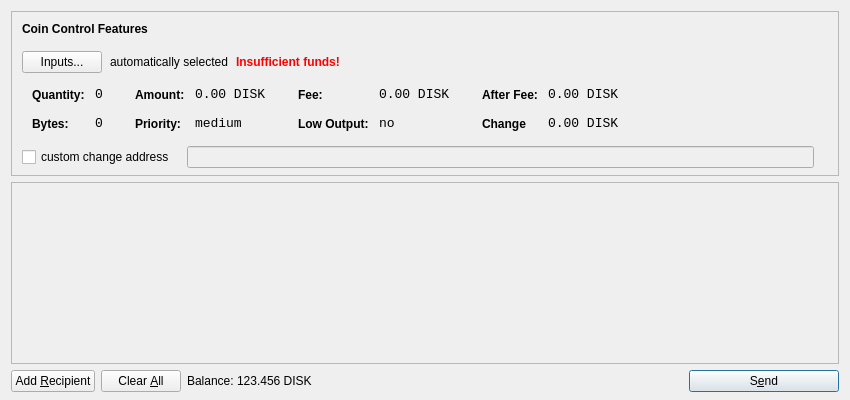
<?xml version="1.0" encoding="UTF-8"?>
<ui version="4.0">
 <class>SendCoinsDialog</class>
 <widget class="QDialog" name="SendCoinsDialog">
  <property name="geometry">
   <rect>
    <x>0</x>
    <y>0</y>
    <width>850</width>
    <height>400</height>
   </rect>
  </property>
  <property name="windowTitle">
   <string>Send Coins</string>
  </property>
  <layout class="QVBoxLayout" name="verticalLayout" stretch="0,1,0">
   <property name="bottomMargin">
    <number>8</number>
   </property>
   <item>
    <widget class="QFrame" name="frameCoinControl">
     <property name="sizePolicy">
      <sizepolicy hsizetype="Expanding" vsizetype="Expanding">
       <horstretch>0</horstretch>
       <verstretch>0</verstretch>
      </sizepolicy>
     </property>
     <property name="maximumSize">
      <size>
       <width>16777215</width>
       <height>16777215</height>
      </size>
     </property>
     <property name="frameShape">
      <enum>QFrame::StyledPanel</enum>
     </property>
     <property name="frameShadow">
      <enum>QFrame::Sunken</enum>
     </property>
     <layout class="QVBoxLayout" name="verticalLayoutCoinControl2">
      <property name="spacing">
       <number>6</number>
      </property>
      <property name="leftMargin">
       <number>0</number>
      </property>
      <property name="topMargin">
       <number>0</number>
      </property>
      <property name="rightMargin">
       <number>0</number>
      </property>
      <property name="bottomMargin">
       <number>6</number>
      </property>
      <item>
       <layout class="QVBoxLayout" name="verticalLayoutCoinControl" stretch="0,0,0,0,1">
        <property name="spacing">
         <number>0</number>
        </property>
        <property name="leftMargin">
         <number>10</number>
        </property>
        <property name="topMargin">
         <number>10</number>
        </property>
        <item>
         <layout class="QHBoxLayout" name="horizontalLayoutCoinControl1">
          <property name="bottomMargin">
           <number>15</number>
          </property>
          <item>
           <widget class="QLabel" name="labelCoinControlFeatures">
            <property name="sizePolicy">
             <sizepolicy hsizetype="Preferred" vsizetype="Maximum">
              <horstretch>0</horstretch>
              <verstretch>0</verstretch>
             </sizepolicy>
            </property>
            <property name="font">
             <font>
              <weight>75</weight>
              <bold>true</bold>
             </font>
            </property>
            <property name="styleSheet">
             <string notr="true">font-weight:bold;</string>
            </property>
            <property name="text">
             <string>Coin Control Features</string>
            </property>
           </widget>
          </item>
         </layout>
        </item>
        <item>
         <layout class="QHBoxLayout" name="horizontalLayoutCoinControl2" stretch="0,0,0,0">
          <property name="spacing">
           <number>8</number>
          </property>
          <property name="bottomMargin">
           <number>10</number>
          </property>
          <item>
           <widget class="QPushButton" name="pushButtonCoinControl">
            <property name="styleSheet">
             <string notr="true"/>
            </property>
            <property name="text">
             <string>Inputs...</string>
            </property>
           </widget>
          </item>
          <item>
           <widget class="QLabel" name="labelCoinControlAutomaticallySelected">
            <property name="text">
             <string>automatically selected</string>
            </property>
            <property name="margin">
             <number>5</number>
            </property>
           </widget>
          </item>
          <item>
           <widget class="QLabel" name="labelCoinControlInsuffFunds">
            <property name="font">
             <font>
              <weight>75</weight>
              <bold>true</bold>
             </font>
            </property>
            <property name="styleSheet">
             <string notr="true">color:red;font-weight:bold;</string>
            </property>
            <property name="text">
             <string>Insufficient funds!</string>
            </property>
            <property name="margin">
             <number>5</number>
            </property>
           </widget>
          </item>
          <item>
           <spacer name="horizontalSpacerCoinControl">
            <property name="orientation">
             <enum>Qt::Horizontal</enum>
            </property>
            <property name="sizeHint" stdset="0">
             <size>
              <width>40</width>
              <height>1</height>
             </size>
            </property>
           </spacer>
          </item>
         </layout>
        </item>
        <item>
         <widget class="QWidget" name="widgetCoinControl" native="true">
          <property name="sizePolicy">
           <sizepolicy hsizetype="Preferred" vsizetype="Preferred">
            <horstretch>0</horstretch>
            <verstretch>0</verstretch>
           </sizepolicy>
          </property>
          <property name="minimumSize">
           <size>
            <width>0</width>
            <height>0</height>
           </size>
          </property>
          <property name="styleSheet">
           <string notr="true"/>
          </property>
          <layout class="QHBoxLayout" name="horizontalLayoutCoinControl5">
           <property name="margin">
            <number>0</number>
           </property>
           <item>
            <layout class="QHBoxLayout" name="horizontalLayoutCoinControl3" stretch="0,0,0,1">
             <property name="spacing">
              <number>20</number>
             </property>
             <property name="topMargin">
              <number>0</number>
             </property>
             <property name="bottomMargin">
              <number>10</number>
             </property>
             <item>
              <layout class="QFormLayout" name="formLayoutCoinControl1">
               <property name="horizontalSpacing">
                <number>10</number>
               </property>
               <property name="verticalSpacing">
                <number>14</number>
               </property>
               <property name="leftMargin">
                <number>10</number>
               </property>
               <property name="topMargin">
                <number>4</number>
               </property>
               <property name="rightMargin">
                <number>6</number>
               </property>
               <item row="0" column="0">
                <widget class="QLabel" name="labelCoinControlQuantityText">
                 <property name="styleSheet">
                  <string notr="true">font-weight:bold;</string>
                 </property>
                 <property name="text">
                  <string>Quantity:</string>
                 </property>
                 <property name="margin">
                  <number>0</number>
                 </property>
                </widget>
               </item>
               <item row="0" column="1">
                <widget class="QLabel" name="labelCoinControlQuantity">
                 <property name="font">
                  <font>
                   <family>Monospace</family>
                   <pointsize>10</pointsize>
                  </font>
                 </property>
                 <property name="cursor">
                  <cursorShape>IBeamCursor</cursorShape>
                 </property>
                 <property name="contextMenuPolicy">
                  <enum>Qt::ActionsContextMenu</enum>
                 </property>
                 <property name="text">
                  <string>0</string>
                 </property>
                 <property name="margin">
                  <number>0</number>
                 </property>
                 <property name="textInteractionFlags">
                  <set>Qt::LinksAccessibleByMouse|Qt::TextSelectableByKeyboard|Qt::TextSelectableByMouse</set>
                 </property>
                </widget>
               </item>
               <item row="1" column="0">
                <widget class="QLabel" name="labelCoinControlBytesText">
                 <property name="styleSheet">
                  <string notr="true">font-weight:bold;</string>
                 </property>
                 <property name="text">
                  <string>Bytes:</string>
                 </property>
                </widget>
               </item>
               <item row="1" column="1">
                <widget class="QLabel" name="labelCoinControlBytes">
                 <property name="font">
                  <font>
                   <family>Monospace</family>
                   <pointsize>10</pointsize>
                  </font>
                 </property>
                 <property name="cursor">
                  <cursorShape>IBeamCursor</cursorShape>
                 </property>
                 <property name="contextMenuPolicy">
                  <enum>Qt::ActionsContextMenu</enum>
                 </property>
                 <property name="text">
                  <string>0</string>
                 </property>
                 <property name="textInteractionFlags">
                  <set>Qt::LinksAccessibleByMouse|Qt::TextSelectableByKeyboard|Qt::TextSelectableByMouse</set>
                 </property>
                </widget>
               </item>
              </layout>
             </item>
             <item>
              <layout class="QFormLayout" name="formLayoutCoinControl2">
               <property name="horizontalSpacing">
                <number>10</number>
               </property>
               <property name="verticalSpacing">
                <number>14</number>
               </property>
               <property name="leftMargin">
                <number>6</number>
               </property>
               <property name="topMargin">
                <number>4</number>
               </property>
               <property name="rightMargin">
                <number>6</number>
               </property>
               <item row="0" column="0">
                <widget class="QLabel" name="labelCoinControlAmountText">
                 <property name="styleSheet">
                  <string notr="true">font-weight:bold;</string>
                 </property>
                 <property name="text">
                  <string>Amount:</string>
                 </property>
                 <property name="margin">
                  <number>0</number>
                 </property>
                </widget>
               </item>
               <item row="0" column="1">
                <widget class="QLabel" name="labelCoinControlAmount">
                 <property name="font">
                  <font>
                   <family>Monospace</family>
                   <pointsize>10</pointsize>
                  </font>
                 </property>
                 <property name="cursor">
                  <cursorShape>IBeamCursor</cursorShape>
                 </property>
                 <property name="contextMenuPolicy">
                  <enum>Qt::ActionsContextMenu</enum>
                 </property>
                 <property name="text">
                  <string>0.00 DISK</string>
                 </property>
                 <property name="textInteractionFlags">
                  <set>Qt::LinksAccessibleByMouse|Qt::TextSelectableByKeyboard|Qt::TextSelectableByMouse</set>
                 </property>
                </widget>
               </item>
               <item row="1" column="0">
                <widget class="QLabel" name="labelCoinControlPriorityText">
                 <property name="styleSheet">
                  <string notr="true">font-weight:bold;</string>
                 </property>
                 <property name="text">
                  <string>Priority:</string>
                 </property>
                </widget>
               </item>
               <item row="1" column="1">
                <widget class="QLabel" name="labelCoinControlPriority">
                 <property name="font">
                  <font>
                   <family>Monospace</family>
                   <pointsize>10</pointsize>
                  </font>
                 </property>
                 <property name="cursor">
                  <cursorShape>IBeamCursor</cursorShape>
                 </property>
                 <property name="contextMenuPolicy">
                  <enum>Qt::ActionsContextMenu</enum>
                 </property>
                 <property name="text">
                  <string>medium</string>
                 </property>
                 <property name="textInteractionFlags">
                  <set>Qt::LinksAccessibleByMouse|Qt::TextSelectableByKeyboard|Qt::TextSelectableByMouse</set>
                 </property>
                </widget>
               </item>
              </layout>
             </item>
             <item>
              <layout class="QFormLayout" name="formLayoutCoinControl3">
               <property name="horizontalSpacing">
                <number>10</number>
               </property>
               <property name="verticalSpacing">
                <number>14</number>
               </property>
               <property name="leftMargin">
                <number>6</number>
               </property>
               <property name="topMargin">
                <number>4</number>
               </property>
               <property name="rightMargin">
                <number>6</number>
               </property>
               <item row="0" column="0">
                <widget class="QLabel" name="labelCoinControlFeeText">
                 <property name="styleSheet">
                  <string notr="true">font-weight:bold;</string>
                 </property>
                 <property name="text">
                  <string>Fee:</string>
                 </property>
                 <property name="margin">
                  <number>0</number>
                 </property>
                </widget>
               </item>
               <item row="0" column="1">
                <widget class="QLabel" name="labelCoinControlFee">
                 <property name="font">
                  <font>
                   <family>Monospace</family>
                   <pointsize>10</pointsize>
                  </font>
                 </property>
                 <property name="cursor">
                  <cursorShape>IBeamCursor</cursorShape>
                 </property>
                 <property name="contextMenuPolicy">
                  <enum>Qt::ActionsContextMenu</enum>
                 </property>
                 <property name="text">
                  <string>0.00 DISK</string>
                 </property>
                 <property name="textInteractionFlags">
                  <set>Qt::LinksAccessibleByMouse|Qt::TextSelectableByKeyboard|Qt::TextSelectableByMouse</set>
                 </property>
                </widget>
               </item>
               <item row="1" column="0">
                <widget class="QLabel" name="labelCoinControlLowOutputText">
                 <property name="styleSheet">
                  <string notr="true">font-weight:bold;</string>
                 </property>
                 <property name="text">
                  <string>Low Output:</string>
                 </property>
                </widget>
               </item>
               <item row="1" column="1">
                <widget class="QLabel" name="labelCoinControlLowOutput">
                 <property name="font">
                  <font>
                   <family>Monospace</family>
                   <pointsize>10</pointsize>
                  </font>
                 </property>
                 <property name="cursor">
                  <cursorShape>IBeamCursor</cursorShape>
                 </property>
                 <property name="contextMenuPolicy">
                  <enum>Qt::ActionsContextMenu</enum>
                 </property>
                 <property name="text">
                  <string>no</string>
                 </property>
                 <property name="textInteractionFlags">
                  <set>Qt::LinksAccessibleByMouse|Qt::TextSelectableByKeyboard|Qt::TextSelectableByMouse</set>
                 </property>
                </widget>
               </item>
              </layout>
             </item>
             <item>
              <layout class="QFormLayout" name="formLayoutCoinControl4">
               <property name="horizontalSpacing">
                <number>10</number>
               </property>
               <property name="verticalSpacing">
                <number>14</number>
               </property>
               <property name="leftMargin">
                <number>6</number>
               </property>
               <property name="topMargin">
                <number>4</number>
               </property>
               <property name="rightMargin">
                <number>6</number>
               </property>
               <item row="0" column="0">
                <widget class="QLabel" name="labelCoinControlAfterFeeText">
                 <property name="styleSheet">
                  <string notr="true">font-weight:bold;</string>
                 </property>
                 <property name="text">
                  <string>After Fee:</string>
                 </property>
                 <property name="margin">
                  <number>0</number>
                 </property>
                </widget>
               </item>
               <item row="0" column="1">
                <widget class="QLabel" name="labelCoinControlAfterFee">
                 <property name="font">
                  <font>
                   <family>Monospace</family>
                   <pointsize>10</pointsize>
                  </font>
                 </property>
                 <property name="cursor">
                  <cursorShape>IBeamCursor</cursorShape>
                 </property>
                 <property name="contextMenuPolicy">
                  <enum>Qt::ActionsContextMenu</enum>
                 </property>
                 <property name="text">
                  <string>0.00 DISK</string>
                 </property>
                 <property name="textInteractionFlags">
                  <set>Qt::LinksAccessibleByMouse|Qt::TextSelectableByKeyboard|Qt::TextSelectableByMouse</set>
                 </property>
                </widget>
               </item>
               <item row="1" column="0">
                <widget class="QLabel" name="labelCoinControlChangeText">
                 <property name="styleSheet">
                  <string notr="true">font-weight:bold;</string>
                 </property>
                 <property name="text">
                  <string>Change</string>
                 </property>
                </widget>
               </item>
               <item row="1" column="1">
                <widget class="QLabel" name="labelCoinControlChange">
                 <property name="font">
                  <font>
                   <family>Monospace</family>
                   <pointsize>10</pointsize>
                  </font>
                 </property>
                 <property name="cursor">
                  <cursorShape>IBeamCursor</cursorShape>
                 </property>
                 <property name="contextMenuPolicy">
                  <enum>Qt::ActionsContextMenu</enum>
                 </property>
                 <property name="text">
                  <string>0.00 DISK</string>
                 </property>
                 <property name="textInteractionFlags">
                  <set>Qt::LinksAccessibleByMouse|Qt::TextSelectableByKeyboard|Qt::TextSelectableByMouse</set>
                 </property>
                </widget>
               </item>
              </layout>
             </item>
            </layout>
           </item>
          </layout>
         </widget>
        </item>
        <item>
         <layout class="QHBoxLayout" name="horizontalLayoutCoinControl4" stretch="0,0,0">
          <property name="spacing">
           <number>12</number>
          </property>
          <property name="sizeConstraint">
           <enum>QLayout::SetDefaultConstraint</enum>
          </property>
          <property name="topMargin">
           <number>5</number>
          </property>
          <property name="rightMargin">
           <number>5</number>
          </property>
          <item>
           <widget class="QCheckBox" name="checkBoxCoinControlChange">
            <property name="text">
             <string>custom change address</string>
            </property>
           </widget>
          </item>
          <item>
           <widget class="QLineEdit" name="lineEditCoinControlChange">
            <property name="enabled">
             <bool>false</bool>
            </property>
            <property name="sizePolicy">
             <sizepolicy hsizetype="Expanding" vsizetype="Fixed">
              <horstretch>0</horstretch>
              <verstretch>0</verstretch>
             </sizepolicy>
            </property>
           </widget>
          </item>
          <item>
           <widget class="QLabel" name="labelCoinControlChangeLabel">
            <property name="sizePolicy">
             <sizepolicy hsizetype="Preferred" vsizetype="Expanding">
              <horstretch>0</horstretch>
              <verstretch>0</verstretch>
             </sizepolicy>
            </property>
            <property name="minimumSize">
             <size>
              <width>0</width>
              <height>0</height>
             </size>
            </property>
            <property name="text">
             <string/>
            </property>
            <property name="margin">
             <number>3</number>
            </property>
           </widget>
          </item>
         </layout>
        </item>
        <item>
         <spacer name="verticalSpacerCoinControl">
          <property name="orientation">
           <enum>Qt::Vertical</enum>
          </property>
          <property name="sizeHint" stdset="0">
           <size>
            <width>800</width>
            <height>1</height>
           </size>
          </property>
         </spacer>
        </item>
       </layout>
      </item>
     </layout>
    </widget>
   </item>
   <item>
    <widget class="QScrollArea" name="scrollArea">
     <property name="widgetResizable">
      <bool>true</bool>
     </property>
     <widget class="QWidget" name="scrollAreaWidgetContents">
      <property name="geometry">
       <rect>
        <x>0</x>
        <y>0</y>
        <width>830</width>
        <height>172</height>
       </rect>
      </property>
      <layout class="QVBoxLayout" name="verticalLayout_2">
       <property name="margin">
        <number>0</number>
       </property>
       <item>
        <layout class="QVBoxLayout" name="entries">
         <property name="spacing">
          <number>6</number>
         </property>
        </layout>
       </item>
       <item>
        <spacer name="verticalSpacer">
         <property name="orientation">
          <enum>Qt::Vertical</enum>
         </property>
         <property name="sizeHint" stdset="0">
          <size>
           <width>20</width>
           <height>40</height>
          </size>
         </property>
        </spacer>
       </item>
      </layout>
     </widget>
    </widget>
   </item>
   <item>
    <layout class="QHBoxLayout" name="horizontalLayout">
     <item>
      <widget class="QPushButton" name="addButton">
       <property name="toolTip">
        <string>Send to multiple recipients at once</string>
       </property>
       <property name="text">
        <string>Add &amp;Recipient</string>
       </property>
       <property name="icon">
        <iconset resource="../bitcoin.qrc">
         <normaloff>:/icons/add</normaloff>:/icons/add</iconset>
       </property>
       <property name="autoDefault">
        <bool>false</bool>
       </property>
      </widget>
     </item>
     <item>
      <widget class="QPushButton" name="clearButton">
       <property name="sizePolicy">
        <sizepolicy hsizetype="Minimum" vsizetype="Fixed">
         <horstretch>0</horstretch>
         <verstretch>0</verstretch>
        </sizepolicy>
       </property>
       <property name="toolTip">
        <string>Remove all transaction fields</string>
       </property>
       <property name="text">
        <string>Clear &amp;All</string>
       </property>
       <property name="icon">
        <iconset resource="../bitcoin.qrc">
         <normaloff>:/icons/remove</normaloff>:/icons/remove</iconset>
       </property>
       <property name="autoRepeatDelay">
        <number>300</number>
       </property>
       <property name="autoDefault">
        <bool>false</bool>
       </property>
      </widget>
     </item>
     <item>
      <layout class="QHBoxLayout" name="horizontalLayout_2">
       <property name="spacing">
        <number>3</number>
       </property>
       <item>
        <widget class="QLabel" name="label">
         <property name="sizePolicy">
          <sizepolicy hsizetype="Preferred" vsizetype="Fixed">
           <horstretch>0</horstretch>
           <verstretch>0</verstretch>
          </sizepolicy>
         </property>
         <property name="text">
          <string>Balance:</string>
         </property>
        </widget>
       </item>
       <item>
        <widget class="QLabel" name="labelBalance">
         <property name="sizePolicy">
          <sizepolicy hsizetype="Preferred" vsizetype="Fixed">
           <horstretch>0</horstretch>
           <verstretch>0</verstretch>
          </sizepolicy>
         </property>
         <property name="cursor">
          <cursorShape>IBeamCursor</cursorShape>
         </property>
         <property name="text">
          <string>123.456 DISK</string>
         </property>
         <property name="textInteractionFlags">
          <set>Qt::LinksAccessibleByMouse|Qt::TextSelectableByKeyboard|Qt::TextSelectableByMouse</set>
         </property>
        </widget>
       </item>
      </layout>
     </item>
     <item>
      <spacer name="horizontalSpacer">
       <property name="orientation">
        <enum>Qt::Horizontal</enum>
       </property>
       <property name="sizeHint" stdset="0">
        <size>
         <width>40</width>
         <height>20</height>
        </size>
       </property>
      </spacer>
     </item>
     <item>
      <widget class="QPushButton" name="sendButton">
       <property name="minimumSize">
        <size>
         <width>150</width>
         <height>0</height>
        </size>
       </property>
       <property name="toolTip">
        <string>Confirm the send action</string>
       </property>
       <property name="text">
        <string>S&amp;end</string>
       </property>
       <property name="icon">
        <iconset resource="../bitcoin.qrc">
         <normaloff>:/icons/send</normaloff>:/icons/send</iconset>
       </property>
       <property name="default">
        <bool>true</bool>
       </property>
      </widget>
     </item>
    </layout>
   </item>
  </layout>
 </widget>
 <resources>
  <include location="../bitcoin.qrc"/>
 </resources>
 <connections/>
</ui>
